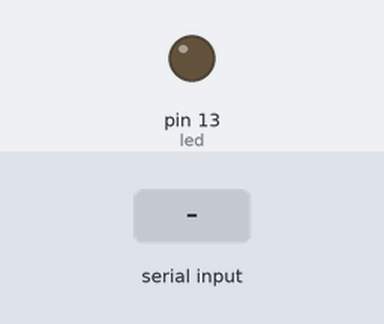
Recording of a sketch running on a simulated Arduino Uno, built with avr-gcc and run on an emulated ATmega328P. Shown: output pins drawn as LEDs (lit = HIGH). The inputs (shaded band) are chosen by the test bench.

Above: at 1.2 s.
1.3 s: byte 30 received over Serial
At 2.7 s:
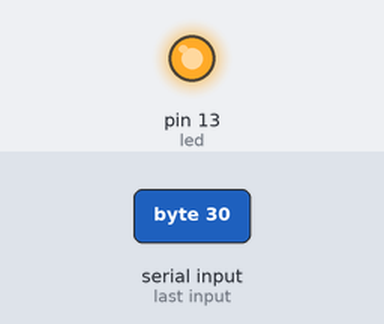
Timing chart, 0 to 4.3 s (numbered marks = the images above; inputs shaded):
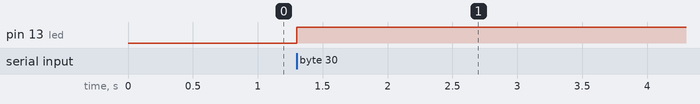

Measured:
- after the input at 1.3 s, pin 13 (led): LOW → HIGH at once

The sketch:

slave_led_code.ino
```cpp
const int led=13;
int val=0;
void setup()
{
Serial.begin(38400);
pinMode(led,OUTPUT);
}
void loop()
{
if(Serial.available()>0){
val=Serial.read();
digitalWrite(led,val);
}
}
```
